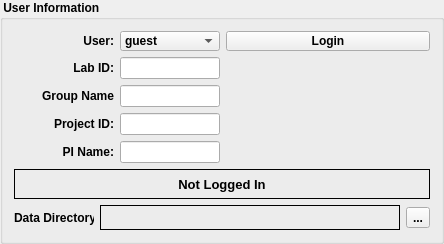
               <widget class="QGroupBox" name="groupBox_2">
                <property name="maximumSize">
                 <size>
                  <width>500</width>
                  <height>200</height>
                 </size>
                </property>
                <property name="font">
                 <font>
                  <weight>75</weight>
                  <bold>true</bold>
                 </font>
                </property>
                <property name="styleSheet">
                 <string notr="true"/>
                </property>
                <property name="title">
                 <string> User Information</string>
                </property>
                <layout class="QVBoxLayout" name="verticalLayout_5">
                 <item>
                  <layout class="QGridLayout" name="gridLayout">
                   <item row="0" column="0">
                    <widget class="QLabel" name="label">
                     <property name="minimumSize">
                      <size>
                       <width>100</width>
                       <height>0</height>
                      </size>
                     </property>
                     <property name="maximumSize">
                      <size>
                       <width>100</width>
                       <height>16777215</height>
                      </size>
                     </property>
                     <property name="font">
                      <font>
                       <weight>75</weight>
                       <bold>true</bold>
                      </font>
                     </property>
                     <property name="text">
                      <string>User:</string>
                     </property>
                     <property name="alignment">
                      <set>Qt::AlignRight|Qt::AlignTrailing|Qt::AlignVCenter</set>
                     </property>
                    </widget>
                   </item>
                   <item row="0" column="1">
                    <widget class="QComboBox" name="sesinfo_userNameComboBox">
                     <property name="minimumSize">
                      <size>
                       <width>100</width>
                       <height>20</height>
                      </size>
                     </property>
                     <item>
                      <property name="text">
                       <string>guest</string>
                      </property>
                     </item>
                     <item>
                      <property name="text">
                       <string>bergr</string>
                      </property>
                     </item>
                     <item>
                      <property name="text">
                       <string>bob</string>
                      </property>
                     </item>
                    </widget>
                   </item>
                   <item row="1" column="0">
                    <widget class="QLabel" name="label_3">
                     <property name="minimumSize">
                      <size>
                       <width>100</width>
                       <height>0</height>
                      </size>
                     </property>
                     <property name="maximumSize">
                      <size>
                       <width>100</width>
                       <height>16777215</height>
                      </size>
                     </property>
                     <property name="font">
                      <font>
                       <weight>75</weight>
                       <bold>true</bold>
                      </font>
                     </property>
                     <property name="text">
                      <string>Lab ID:</string>
                     </property>
                     <property name="alignment">
                      <set>Qt::AlignRight|Qt::AlignTrailing|Qt::AlignVCenter</set>
                     </property>
                    </widget>
                   </item>
                   <item row="1" column="1">
                    <widget class="QLineEdit" name="sesinfo_labIDFld">
                     <property name="enabled">
                      <bool>true</bool>
                     </property>
                     <property name="maximumSize">
                      <size>
                       <width>100</width>
                       <height>16777215</height>
                      </size>
                     </property>
                    </widget>
                   </item>
                   <item row="2" column="0">
                    <widget class="QLabel" name="label_9">
                     <property name="minimumSize">
                      <size>
                       <width>100</width>
                       <height>0</height>
                      </size>
                     </property>
                     <property name="maximumSize">
                      <size>
                       <width>100</width>
                       <height>16777215</height>
                      </size>
                     </property>
                     <property name="font">
                      <font>
                       <weight>75</weight>
                       <bold>true</bold>
                      </font>
                     </property>
                     <property name="text">
                      <string>Group Name</string>
                     </property>
                     <property name="alignment">
                      <set>Qt::AlignRight|Qt::AlignTrailing|Qt::AlignVCenter</set>
                     </property>
                    </widget>
                   </item>
                   <item row="2" column="1">
                    <widget class="QLineEdit" name="sesinfo_grpNameFld">
                     <property name="enabled">
                      <bool>true</bool>
                     </property>
                     <property name="maximumSize">
                      <size>
                       <width>100</width>
                       <height>16777215</height>
                      </size>
                     </property>
                    </widget>
                   </item>
                   <item row="3" column="0">
                    <widget class="QLabel" name="label_5">
                     <property name="minimumSize">
                      <size>
                       <width>100</width>
                       <height>0</height>
                      </size>
                     </property>
                     <property name="maximumSize">
                      <size>
                       <width>100</width>
                       <height>16777215</height>
                      </size>
                     </property>
                     <property name="font">
                      <font>
                       <weight>75</weight>
                       <bold>true</bold>
                      </font>
                     </property>
                     <property name="text">
                      <string>Project ID:</string>
                     </property>
                     <property name="alignment">
                      <set>Qt::AlignRight|Qt::AlignTrailing|Qt::AlignVCenter</set>
                     </property>
                    </widget>
                   </item>
                   <item row="3" column="1">
                    <widget class="QLineEdit" name="sesinfo_projIDFld">
                     <property name="enabled">
                      <bool>true</bool>
                     </property>
                     <property name="maximumSize">
                      <size>
                       <width>100</width>
                       <height>16777215</height>
                      </size>
                     </property>
                    </widget>
                   </item>
                   <item row="4" column="0">
                    <widget class="QLabel" name="label_7">
                     <property name="minimumSize">
                      <size>
                       <width>100</width>
                       <height>0</height>
                      </size>
                     </property>
                     <property name="maximumSize">
                      <size>
                       <width>100</width>
                       <height>16777215</height>
                      </size>
                     </property>
                     <property name="font">
                      <font>
                       <weight>75</weight>
                       <bold>true</bold>
                      </font>
                     </property>
                     <property name="text">
                      <string>PI Name:</string>
                     </property>
                     <property name="alignment">
                      <set>Qt::AlignRight|Qt::AlignTrailing|Qt::AlignVCenter</set>
                     </property>
                    </widget>
                   </item>
                   <item row="4" column="1">
                    <widget class="QLineEdit" name="sesinfo_piNameFld">
                     <property name="enabled">
                      <bool>true</bool>
                     </property>
                     <property name="maximumSize">
                      <size>
                       <width>100</width>
                       <height>16777215</height>
                      </size>
                     </property>
                    </widget>
                   </item>
                   <item row="0" column="2">
                    <widget class="QPushButton" name="sesinfo_loginBtn">
                     <property name="minimumSize">
                      <size>
                       <width>0</width>
                       <height>20</height>
                      </size>
                     </property>
                     <property name="text">
                      <string>Login</string>
                     </property>
                    </widget>
                   </item>
                  </layout>
                 </item>
                 <item>
                  <widget class="QLabel" name="sesinfo_loginStsLbl">
                   <property name="minimumSize">
                    <size>
                     <width>0</width>
                     <height>30</height>
                    </size>
                   </property>
                   <property name="maximumSize">
                    <size>
                     <width>16777215</width>
                     <height>16777215</height>
                    </size>
                   </property>
                   <property name="font">
                    <font>
                     <pointsize>10</pointsize>
                     <weight>75</weight>
                     <bold>true</bold>
                    </font>
                   </property>
                   <property name="frameShape">
                    <enum>QFrame::Box</enum>
                   </property>
                   <property name="text">
                    <string>Not Logged In</string>
                   </property>
                   <property name="alignment">
                    <set>Qt::AlignCenter</set>
                   </property>
                  </widget>
                 </item>
                 <item>
                  <layout class="QHBoxLayout" name="horizontalLayout_17">
                   <item>
                    <widget class="QLabel" name="label_12">
                     <property name="maximumSize">
                      <size>
                       <width>80</width>
                       <height>16777215</height>
                      </size>
                     </property>
                     <property name="text">
                      <string>Data Directory:</string>
                     </property>
                    </widget>
                   </item>
                   <item>
                    <widget class="QLabel" name="sesinfo_dataDirLbl">
                     <property name="minimumSize">
                      <size>
                       <width>300</width>
                       <height>25</height>
                      </size>
                     </property>
                     <property name="maximumSize">
                      <size>
                       <width>16777215</width>
                       <height>25</height>
                      </size>
                     </property>
                     <property name="frameShape">
                      <enum>QFrame::Panel</enum>
                     </property>
                     <property name="text">
                      <string/>
                     </property>
                    </widget>
                   </item>
                   <item>
                    <widget class="QToolButton" name="sesinfo_dataDirBtn">
                     <property name="text">
                      <string>...</string>
                     </property>
                     <property name="icon">
                      <iconset>
                       <normaloff>:/iconsSmall/icons/small/1318611181_8.ico</normaloff>:/iconsSmall/icons/small/1318611181_8.ico</iconset>
                     </property>
                    </widget>
                   </item>
                  </layout>
                 </item>
                </layout>
               </widget>
